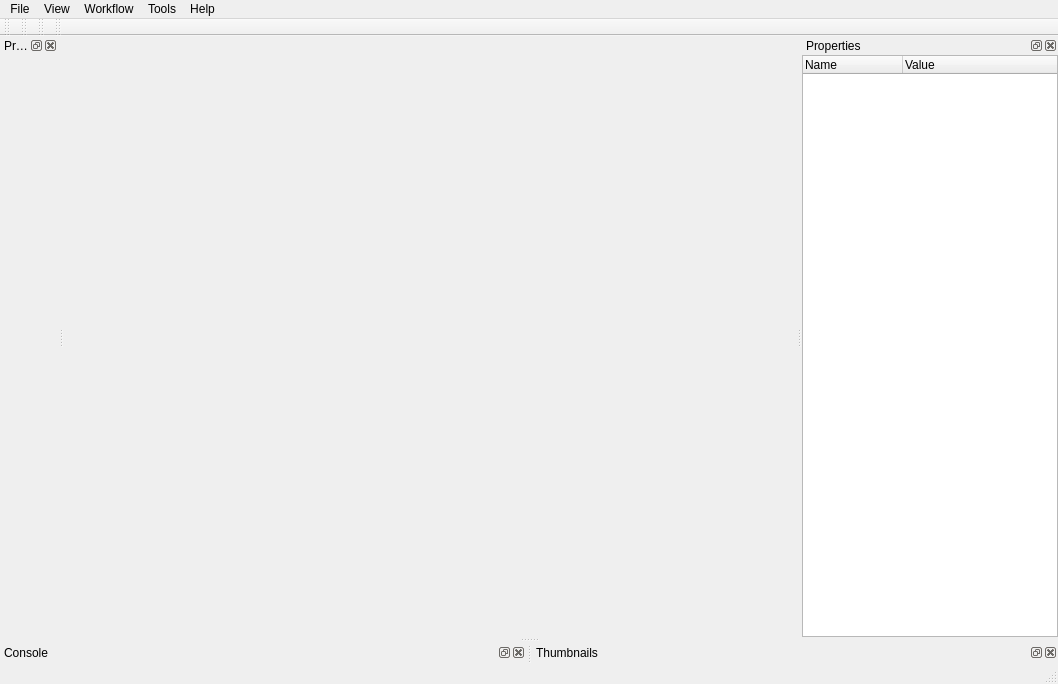
<?xml version="1.0" encoding="UTF-8"?>
<ui version="4.0">
 <class>MainWindowView</class>
 <widget class="QMainWindow" name="MainWindowView">
  <property name="geometry">
   <rect>
    <x>0</x>
    <y>0</y>
    <width>1058</width>
    <height>684</height>
   </rect>
  </property>
  <property name="windowTitle">
   <string>MainWindowView</string>
  </property>
  <widget class="QWidget" name="centralWidget"/>
  <widget class="QMenuBar" name="menuBar">
   <property name="geometry">
    <rect>
     <x>0</x>
     <y>0</y>
     <width>1058</width>
     <height>26</height>
    </rect>
   </property>
   <widget class="QMenu" name="menuFile">
    <property name="title">
     <string>File</string>
    </property>
   </widget>
   <widget class="QMenu" name="menuView">
    <property name="title">
     <string>View</string>
    </property>
   </widget>
   <widget class="QMenu" name="menuTools">
    <property name="title">
     <string>Tools</string>
    </property>
   </widget>
   <widget class="QMenu" name="menuHelp">
    <property name="title">
     <string>Help</string>
    </property>
   </widget>
   <widget class="QMenu" name="menuWorkflow">
    <property name="title">
     <string>Workflow</string>
    </property>
   </widget>
   <addaction name="menuFile"/>
   <addaction name="menuView"/>
   <addaction name="menuWorkflow"/>
   <addaction name="menuTools"/>
   <addaction name="menuHelp"/>
  </widget>
  <widget class="QToolBar" name="mainToolBar">
   <property name="windowTitle">
    <string>File</string>
   </property>
   <attribute name="toolBarArea">
    <enum>TopToolBarArea</enum>
   </attribute>
   <attribute name="toolBarBreak">
    <bool>false</bool>
   </attribute>
  </widget>
  <widget class="QStatusBar" name="statusBar"/>
  <widget class="QToolBar" name="toolBarTools">
   <property name="windowTitle">
    <string>Tools</string>
   </property>
   <attribute name="toolBarArea">
    <enum>TopToolBarArea</enum>
   </attribute>
   <attribute name="toolBarBreak">
    <bool>false</bool>
   </attribute>
  </widget>
  <widget class="QDockWidget" name="dockWidgetProject">
   <property name="windowTitle">
    <string>Project</string>
   </property>
   <attribute name="dockWidgetArea">
    <number>1</number>
   </attribute>
   <widget class="QWidget" name="dockWidgetContentsProject">
    <layout class="QGridLayout" name="gridLayout">
     <property name="leftMargin">
      <number>0</number>
     </property>
     <property name="topMargin">
      <number>0</number>
     </property>
     <property name="rightMargin">
      <number>0</number>
     </property>
     <property name="bottomMargin">
      <number>0</number>
     </property>
    </layout>
   </widget>
  </widget>
  <widget class="QDockWidget" name="dockWidgetConsole">
   <property name="windowTitle">
    <string>Console</string>
   </property>
   <attribute name="dockWidgetArea">
    <number>8</number>
   </attribute>
   <widget class="QWidget" name="dockWidgetContentsConsole"/>
  </widget>
  <widget class="QDockWidget" name="dockWidgetProperties">
   <property name="windowTitle">
    <string>Properties</string>
   </property>
   <attribute name="dockWidgetArea">
    <number>2</number>
   </attribute>
   <widget class="QWidget" name="dockWidgetContentsProperties">
    <layout class="QGridLayout" name="gridLayout_2">
     <property name="leftMargin">
      <number>0</number>
     </property>
     <property name="topMargin">
      <number>0</number>
     </property>
     <property name="rightMargin">
      <number>0</number>
     </property>
     <property name="bottomMargin">
      <number>0</number>
     </property>
     <item row="0" column="0">
      <widget class="QTreeWidget" name="treeWidgetProperties">
       <column>
        <property name="text">
         <string notr="true">Name</string>
        </property>
       </column>
       <column>
        <property name="text">
         <string>Value</string>
        </property>
       </column>
      </widget>
     </item>
    </layout>
   </widget>
  </widget>
  <widget class="QDockWidget" name="dockWidgetThumb">
   <property name="windowTitle">
    <string>Thumbnails</string>
   </property>
   <attribute name="dockWidgetArea">
    <number>8</number>
   </attribute>
   <widget class="QWidget" name="dockWidgetThumbContents"/>
  </widget>
  <widget class="QToolBar" name="toolBarView">
   <property name="windowTitle">
    <string>Image viewer tools</string>
   </property>
   <attribute name="toolBarArea">
    <enum>TopToolBarArea</enum>
   </attribute>
   <attribute name="toolBarBreak">
    <bool>false</bool>
   </attribute>
  </widget>
  <widget class="QToolBar" name="toolBarWorkflow">
   <property name="windowTitle">
    <string>Workflow</string>
   </property>
   <attribute name="toolBarArea">
    <enum>TopToolBarArea</enum>
   </attribute>
   <attribute name="toolBarBreak">
    <bool>false</bool>
   </attribute>
  </widget>
 </widget>
 <layoutdefault spacing="6" margin="11"/>
 <resources/>
 <connections/>
</ui>
